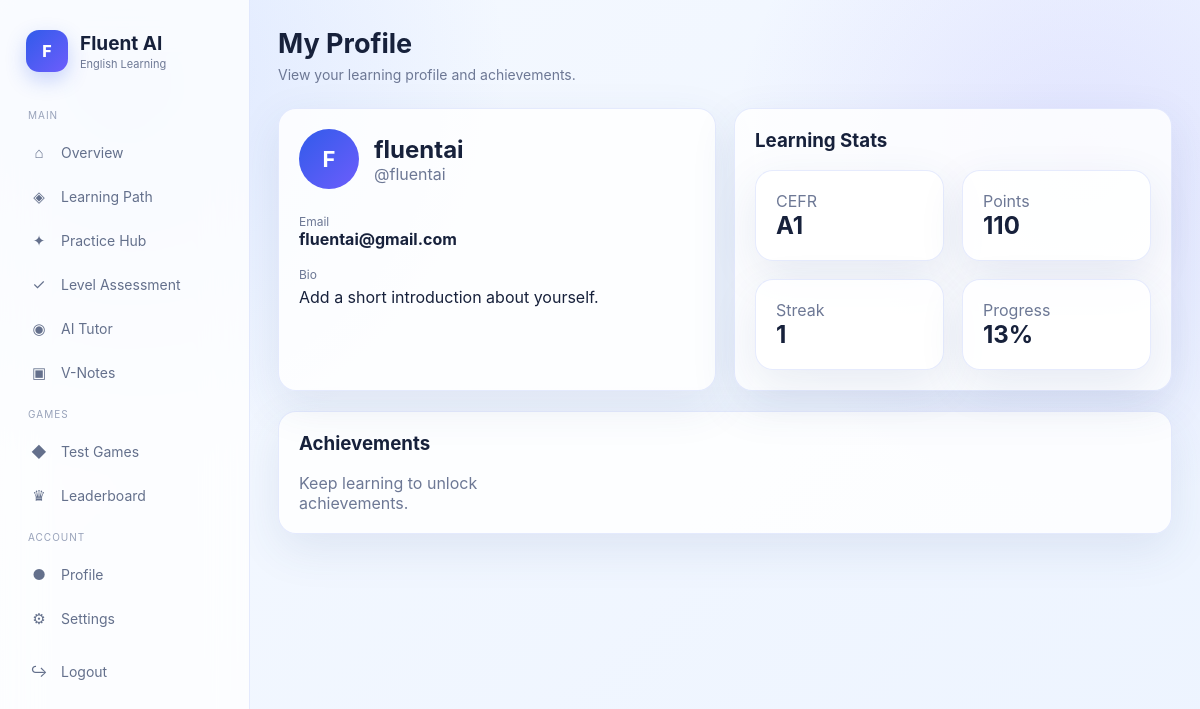
The page /profile/ (signed in) on the database as committed earlier.
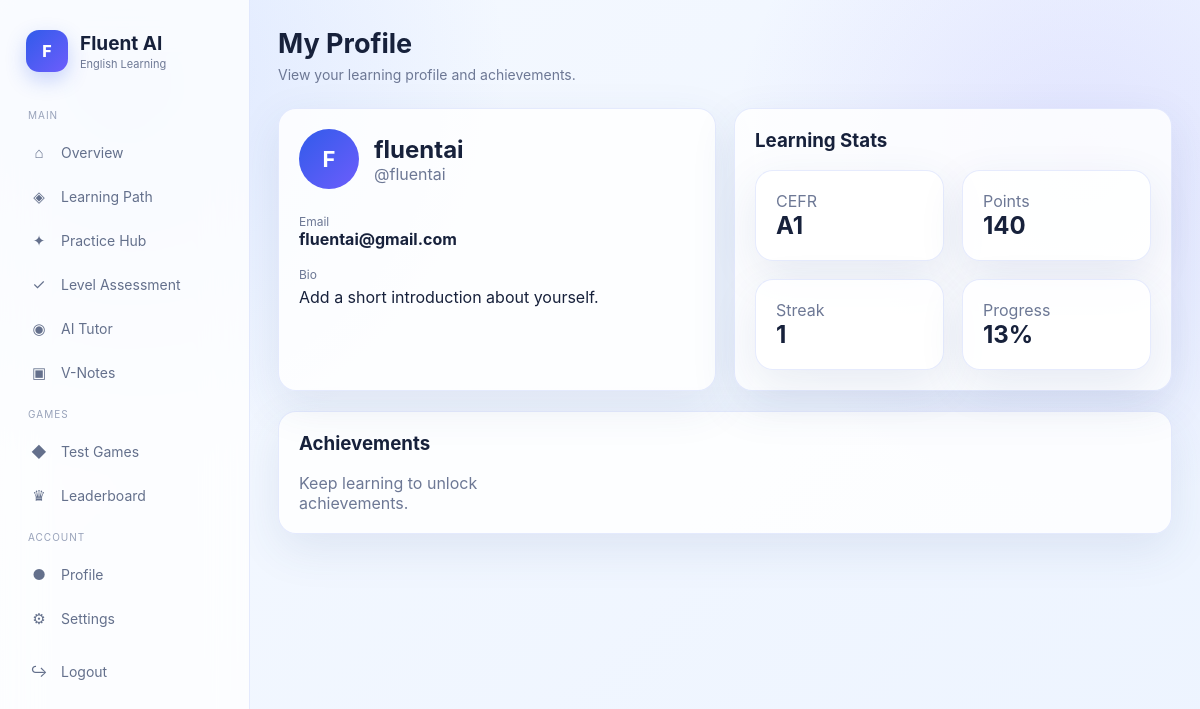
The same page on the database as committed later.
### learning/models.py (models this page shows, shortened)
class UserProfile(models.Model):
    LEVEL_CHOICES = [
        ("BEGINNER", "Beginner"),
        ("ELEMENTARY", "Elementary"),
        ("INTERMEDIATE", "Intermediate"),
        ("ADVANCED", "Advanced"),
    ]
    user = models.OneToOneField(
        User,
        on_delete=models.CASCADE,
        related_name="profile"
    )
    level = models.CharField(
        max_length=20,
        choices=LEVEL_CHOICES,
        default="BEGINNER"
    )
    cefr_level = models.CharField(
        max_length=5,
        default="A1"
    )
    points = models.PositiveIntegerField(default=0)
    streak = models.PositiveIntegerField(default=0)
    progress_percent = models.FloatField(default=0)
    completed_lessons = models.PositiveIntegerField(default=0)
    last_active = models.DateTimeField(
        null=True,
        blank=True
    )
    bio = models.TextField(blank=True)
    notifications_enabled = models.BooleanField(
        default=True
    )
    dark_mode = models.BooleanField(
        default=False
    )
    created_at = models.DateTimeField(
        auto_now_add=True
    )
    updated_at = models.DateTimeField(
        auto_now=True
    )

### learning/views.py (the view)
# urls.py: path("profile/", views.profile, name="profile"),
@login_required
def profile(request):
    profile = get_profile(
        request.user
    )
    achievements = UserAchievement.objects.filter(
        user=request.user
    ).select_related(
        "achievement"
    )
    recent = LearningEvent.objects.filter(
        user=request.user
    )[:10]
    return render(
        request,
        "profile.html",
        {
            "profile": profile,
            "achievements": achievements,
            "recent": recent,
        }
    )

### learning/views.py (called while the page is built)
def get_profile(user):
    profile, created = UserProfile.objects.get_or_create(
        user=user
    )
    return profile

### learning/templates/profile.html (shortened to what this page needs)
{% extends "base.html" %}
{% block content %}
<div class="topbar">
    <div class="page-title">
        <h1>My Profile</h1>
        <p>
            View your learning profile and achievements.
        </p>
    </div>
</div>
<div class="grid grid-2">
    <div class="card">
        <div style="display:flex; align-items:center; gap:15px;">
            <div
                class="avatar"
                style="width:60px; height:60px; font-size:22px;"
            >
                {{ user.username|first|upper }}
            </div>
            <div>
                <h2>
                    {{ user.first_name|default:user.username }}
                </h2>
                <p class="muted">
                    @{{ user.username }}
                </p>
            </div>
        </div>
        <div style="margin-top:25px;">
            <p class="muted" style="font-size:12px;">
                Email
            </p>
            <strong>
                {{ user.email|default:"Not provided" }}
            </strong>
        </div>
        <div style="margin-top:18px;">
            <p class="muted" style="font-size:12px;">
                Bio
            </p>
            <p style="margin-top:5px;">
                {{ profile.bio|default:"Add a short introduction about yourself." }}
            </p>
        </div>
    </div>
    <div class="card">
        <h3>Learning Stats</h3>
        <div class="grid grid-2" style="margin-top:18px;">
            <div class="card">
                <p class="muted">CEFR</p>
                <h2>{{ profile.cefr_level|default:"A1" }}</h2>
            </div>
            <div class="card">
                <p class="muted">Points</p>
                <h2>{{ profile.points|default:0 }}</h2>
            </div>
            <div class="card">
                <p class="muted">Streak</p>
                <h2>{{ profile.streak|default:0 }}</h2>
            </div>
            <div class="card">
                <p class="muted">Progress</p>
                <h2>{{ profile.progress_percent|floatformat:0 }}%</h2>
            </div>
        </div>
    </div>
</div>
<div class="card" style="margin-top:20px;">
    <h3>Achievements</h3>
    <div class="grid grid-3" style="margin-top:18px;">
        {% for item in achievements %}
            <div class="card">
                <div style="font-size:28px;">
                    {{ item.achievement.icon }}
                </div>
                <h3 style="margin-top:10px;">
                    {{ item.achievement.title }}
                </h3>
                <p class="muted" style="margin-top:5px;">
                    {{ item.achievement.description }}
                </p>
            </div>
        {% empty %}
            <p class="muted">
                Keep learning to unlock achievements.
            </p>
        {% endfor %}
    </div>
</div>
{% endblock %}

Rows that differ between the two databases and show on the page:
changed UserProfile "Add a short introduction about yourself.": points "110" → "140"
